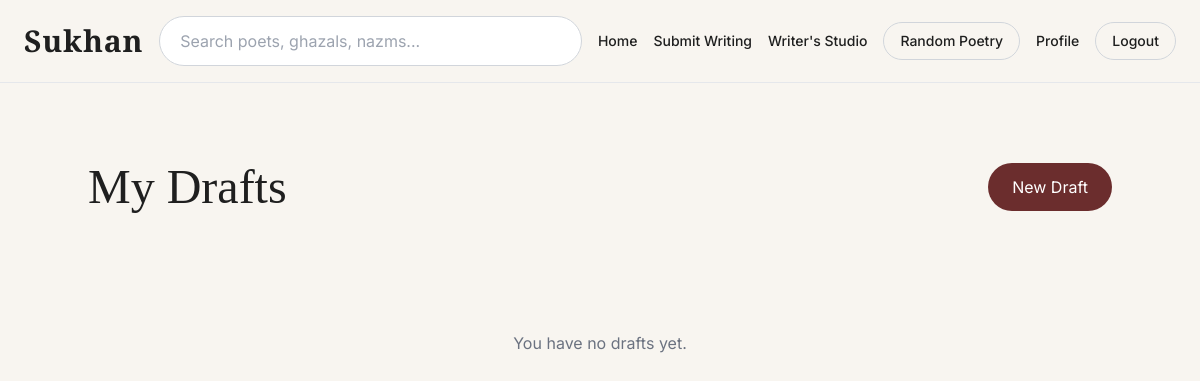
Page /studio/drafts/ (signed in) on the earlier database version.
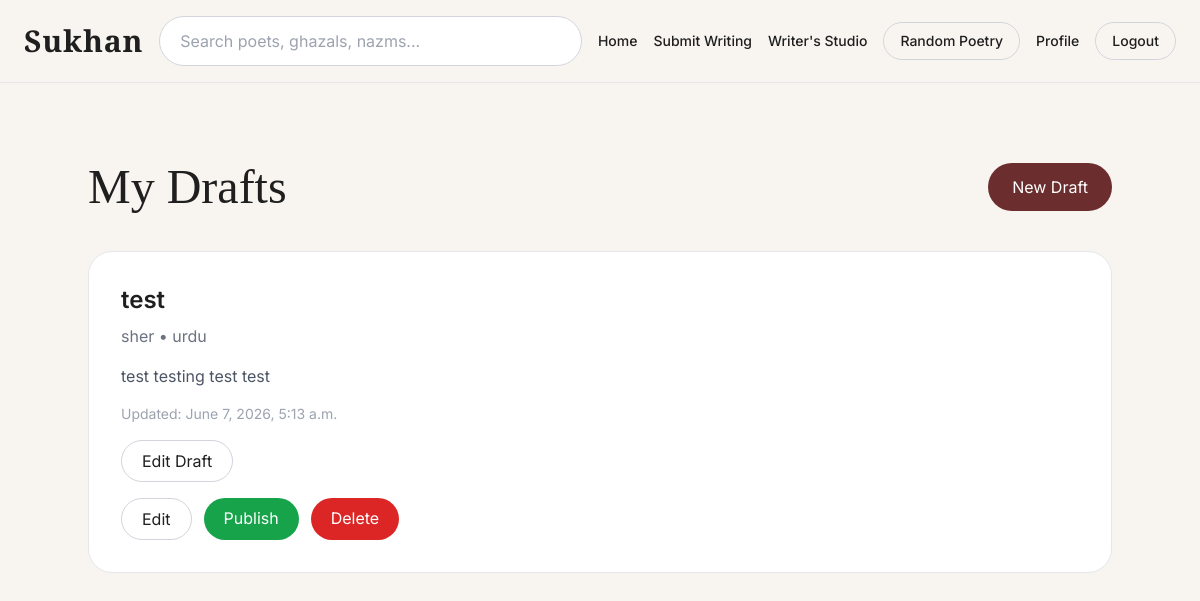
Same page on the later database version.
### studio/models.py (models this page shows, shortened)
class Draft(models.Model):
    WRITING_TYPES = [
        ('sher', 'Sher'),
        ('ghazal', 'Ghazal'),
        ('nazm', 'Nazm'),
        ('shayari', 'Shayari'),
        ('quote', 'Quote'),
    ]
    LANGUAGE_CHOICES = [
        ('urdu', 'Urdu'),
        ('hindi', 'Hindi'),
        ('english', 'English'),
    ]
    user = models.ForeignKey(
        User,
        on_delete=models.CASCADE,
        related_name='drafts'
    )
    title = models.CharField(
        max_length=255
    )
    content = models.TextField()
    writing_type = models.CharField(
        max_length=20,
        choices=WRITING_TYPES,
        default='sher'
    )
    language = models.CharField(
        max_length=20,
        choices=LANGUAGE_CHOICES,
        default='urdu'
    )
    created_at = models.DateTimeField(
        auto_now_add=True
    )
    updated_at = models.DateTimeField(
        auto_now=True
    )

### studio/views.py (the view)
@login_required
def my_drafts(request):
    drafts = Draft.objects.filter(
        user=request.user
    ).order_by('-updated_at')
    return render(
        request,
        'studio/my_drafts.html',
        {
            'drafts': drafts
        }
    )

### studio/templates/studio/my_drafts.html
{% extends 'base.html' %}
{% block content %}
<section class="py-20 px-6">
    <div class="max-w-5xl mx-auto">
        <div class="flex justify-between items-center mb-10">
            <h1 class="poetry-font text-5xl">
                My Drafts
            </h1>
            <a
                href="{% url 'studio_editor' %}"
                class="px-6 py-3 bg-[#6b2d2d] text-white rounded-full"
            >
                New Draft
            </a>
        </div>
        {% if drafts %}
            <div class="space-y-6">
                {% for draft in drafts %}
                    <div class="bg-white border border-gray-200 rounded-3xl p-8">
                        <h2 class="text-2xl font-semibold">
                            {{ draft.title }}
                        </h2>
                        <p class="text-gray-500 mt-2">
                            {{ draft.writing_type }} • {{ draft.language }}
                        </p>
                        <p class="mt-4 text-gray-600">
                            {{ draft.content|truncatewords:30 }}
                        </p>
                        <p class="mt-4 text-sm text-gray-400">
                            Updated: {{ draft.updated_at }}
                        </p>
                        <a
                            href="{% url 'edit_draft' draft.id %}"
                            class="inline-block mt-4 px-5 py-2 border border-gray-300 rounded-full hover:bg-gray-100 transition"
                            >
                            Edit Draft
                        </a>
                        <div class="mt-4 flex gap-3 flex-wrap">
                        <a
                             href="{% url 'edit_draft' draft.id %}"
                             class="px-5 py-2 border border-gray-300 rounded-full hover:bg-gray-100 transition"
                            >
                            Edit
                        </a>
                        <a
                             href="{% url 'publish_draft' draft.id %}"
                            class="px-5 py-2 bg-green-600 text-white rounded-full"
                         >
                            Publish
                        </a>
                        <a
                            href="{% url 'delete_draft' draft.id %}"
                            class="px-5 py-2 bg-red-600 text-white rounded-full"
                            >
                            Delete
                        </a>
</div>
                    </div>
                {% endfor %}
            </div>
        {% else %}
            <div class="text-center py-20">
                <p class="text-gray-500">
                    You have no drafts yet.
                </p>
            </div>
        {% endif %}
    </div>
</section>
{% endblock %}

### core/templates/base.html (shortened to what this page needs)
<!DOCTYPE html>
<html lang="en">
<head>
    <script src="https://cdn.tailwindcss.com"></script>
</head>
<body class="antialiased">
    <nav class="sticky top-0 z-50 border-b border-gray-200 bg-[#f8f5f0]/90 backdrop-blur">
        <div class="max-w-7xl mx-auto px-6 py-4">
            <div class="flex flex-col md:flex-row md:items-center md:justify-between gap-4">
                <a href="/" class="flex items-center">
                    <h1 class="text-3xl poetry-font font-semibold tracking-wide hover:text-[#6b2d2d] transition">
                        Sukhan
                    </h1>
                </a>
                <form
                    action="{% url 'search' %}"
                    method="GET"
                    class="flex-1 max-w-md"
                >
                    <input
                        type="text"
                        name="q"
                        placeholder="Search poets, ghazals, nazms..."
                        class="w-full px-5 py-3 rounded-full border border-gray-300 bg-white focus:outline-none focus:ring-2 focus:ring-[#6b2d2d]/20"
                    >
                </form>
                <div class="flex flex-wrap items-center gap-4 text-sm font-medium">
                    <a
                        href="/"
                        class="hover:text-[#6b2d2d] transition"
                    >
                        Home
                    </a>
                    <a
                        href="{% url 'submit_writing' %}"
                        class="hover:text-[#6b2d2d] transition"
                    >
                        Submit Writing
                    </a>
                    <a
                        href="{% url 'writer_tools' %}"
                        class="hover:text-[#6b2d2d] transition"
                        >
                        Writer's Studio
                    </a>
                    <a
                        href="{% url 'random_poetry' %}"
                        class="px-4 py-2 border border-gray-300 rounded-full hover:bg-white transition"
                    >
                        Random Poetry
                    </a>
                    {% if user.is_authenticated %}
                        <a
                            href="{% url 'profile' %}"
                            class="hover:text-[#6b2d2d] transition"
                        >
                            Profile
                        </a>
                        <a
                            href="{% url 'logout' %}"
                            class="px-4 py-2 border border-gray-300 rounded-full hover:bg-white transition"
                        >
                            Logout
                        </a>
                    {% endif %}
                </div>
            </div>
        </div>
    </nav>
    <main>
        {% block content %}
        {% endblock %}
    </main>
</body>
</html>

### core/templates/base.html (style rules this page uses)
body { font-family: 'Inter', sans-serif; background-color: #f8f5f0; color: #1f1f1f; }
.poetry-font { font-family: 'Cormorant Garamond', serif; }

Differences in the rows shown:
added Draft: title "test", writing_type "sher", language "urdu", content "test testing test test", updated_at "June 7, 2026, 5:13 a.m."
Other differences:
text no longer shown: "You have no drafts yet."
